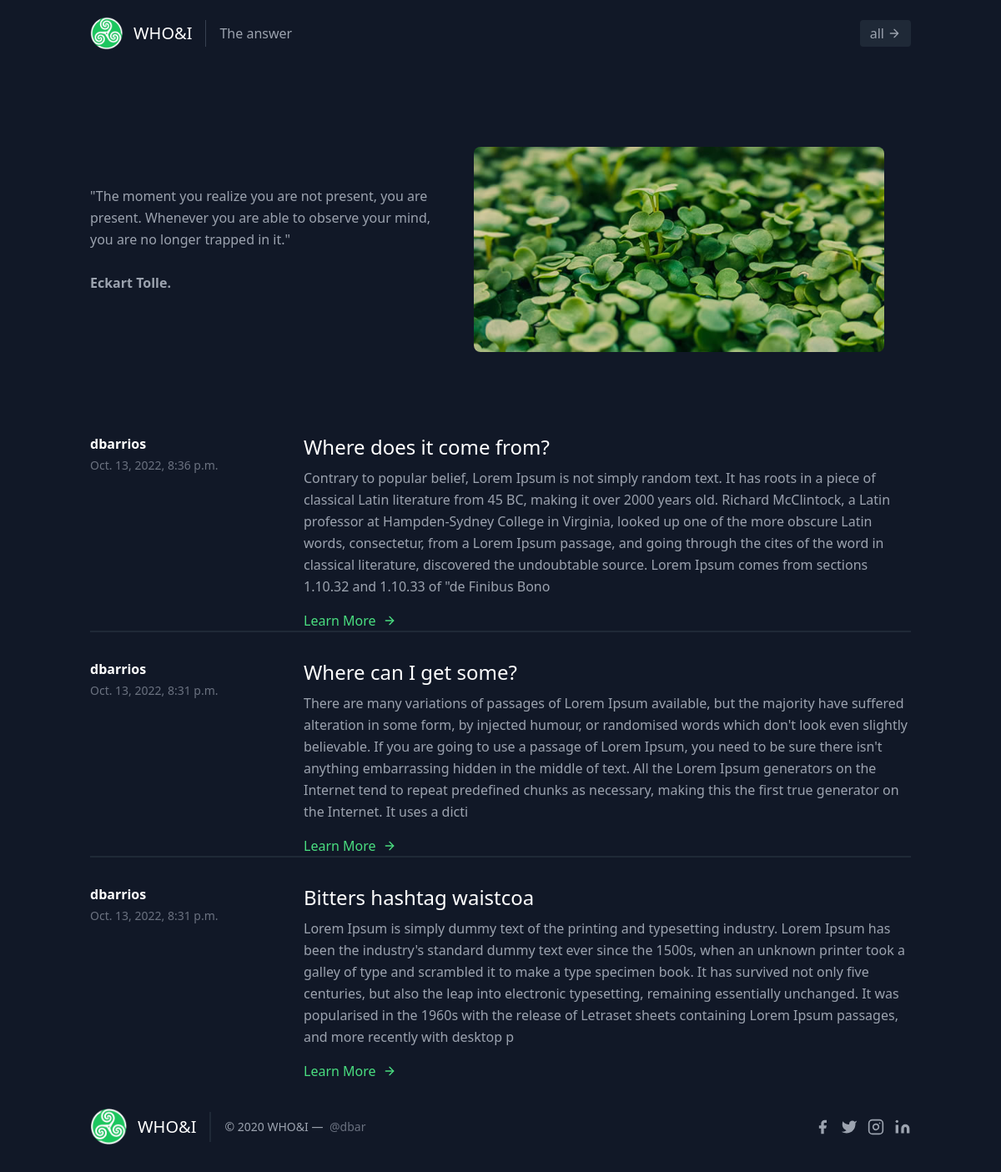
The page / on the database its author committed.
### whoapp/models.py (models this page shows, shortened)
class Post(models.Model):
    title = models.CharField(max_length=200, unique=True)
    slug = models.SlugField(max_length=200, unique=True)
    author = models.ForeignKey(User, on_delete= models.CASCADE,related_name='blog_posts')
    updated_on = models.DateTimeField(auto_now= True)
    content = models.TextField()
    created_on = models.DateTimeField(auto_now_add=True)
    status = models.IntegerField(choices=STATUS, default=0)
    class Meta:
        ordering = ['-created_on']

### whoapp/views.py (the view)
# urls.py: path('', views.PostList.as_view(), name='home'),
class PostList(generic.ListView):
    queryset = Post.objects.filter(status=1).order_by('-created_on')
    template_name = 'whoapp/index.html'

### whoapp/templates/whoapp/index.html
{% extends "base.html" %}
{% load static %}
{% block content %}
<section class="text-gray-400 bg-gray-900 body-font">
  <div class="container px-5 py-24 mx-auto flex flex-wrap">
    <div class="flex flex-wrap -mx-4 mt-auto mb-auto lg:w-1/2 sm:w-2/3 content-start sm:pr-10">
      <div class="w-full sm:p-4 px-4 mb-6">
        <div class="leading-relaxed"><blockquote>"The moment you realize you are not present, you are present. Whenever you are able to observe your mind, you are no longer trapped in it."</blockquote><br><b>Eckart Tolle.</b></div>
      </div>
    </div>
    <div class="lg:w-1/2 sm:w-1/3 w-full rounded-lg overflow-hidden mt-6 sm:mt-0">
      <img class="object-cover object-center w-full h-full" src="{% static "img/article1.jpg" %}" alt="stats">
    </div>
  </div>
</section>
<section class="text-gray-400 bg-gray-900 body-font overflow-hidden">
    <div class="container px-5  mx-auto">
        {% for post in post_list %}
      <div class="-my-8 divide-y-2 divide-gray-800 border-t-2 border-gray-800">
        <div class="py-8 flex flex-wrap md:flex-nowrap">
          <div class="md:w-64 md:mb-0 mb-6 flex-shrink-0 flex flex-col">
            <span class="font-semibold title-font text-white">{{ post.author }}</span>
            <span class="mt-1 text-gray-500 text-sm">{{ post.created_on}}</span>
          </div>
          <div class="md:flex-grow">
            <h2 class="text-2xl font-medium text-white title-font mb-2">{{ post.title }}</h2>
            <p class="leading-relaxed">{{post.content|slice:":500" }}</p>
            <a href="{% url 'post_detail' post.slug  %}"class="text-green-400 inline-flex items-center mt-4">Learn More
              <svg class="w-4 h-4 ml-2" viewBox="0 0 24 24" stroke="currentColor" stroke-width="2" fill="none" stroke-linecap="round" stroke-linejoin="round">
                <path d="M5 12h14"></path>
                <path d="M12 5l7 7-7 7"></path>
              </svg>
            </a>
          </div>
        </div>
      </div>
      {% endfor %}
    </div>
  </section>
{%endblock%}

### templates/base.html (shortened to what this page needs)
{% load static %}
<!DOCTYPE html>
<html>
    <head>
        <script src="https://cdn.tailwindcss.com"></script>
    </head>
    <body>
        <header class="text-gray-400 bg-gray-900 body-font">
            <div class="container mx-auto flex flex-wrap p-5 flex-col md:flex-row items-center">
              <a href="{% url 'home'%}" class="flex title-font font-medium items-center text-white mb-4 md:mb-0">
                <img src="{% static "img/logo.svg" %}" width="40" alt="logo WHO&I" class="img-fluid">
         <span class="ml-3 text-xl">WHO&I</span>
              </a>
              <nav class="md:mr-auto md:ml-4 md:py-1 md:pl-4 md:border-l md:border-gray-700	flex flex-wrap items-center text-base justify-center">
                <a href="{% url 'home'%}" class="mr-5 hover:text-white">The answer</a>
              </nav>
               <button class="inline-flex items-center bg-gray-800 border-0 py-1 px-3 focus:outline-none hover:bg-gray-700 rounded text-base mt-4 md:mt-0"><a href="{% url 'home'%}">all</a>
                <svg fill="none" stroke="currentColor" stroke-linecap="round" stroke-linejoin="round" stroke-width="2" class="w-4 h-4 ml-1" viewBox="0 0 24 24">
                  <path d="M5 12h14M12 5l7 7-7 7"></path>
                </svg>
              </button>
            </div>
          </header>
        {% block content %}{% endblock content %}
        <footer class="text-gray-400 bg-gray-900 body-font">
            <div class="container px-5 py-8  mx-auto flex items-center sm:flex-row flex-col">
              <a class="flex title-font font-medium items-center md:justify-start justify-center text-white">
                <img src="{% static "img/logo.svg" %}" width="45" height="45" alt="logo WHO&I" class="img-fluid">
                <span class="ml-3 text-xl">WHO&I</span>
              </a>
              <p class="text-sm text-gray-400 sm:ml-4 sm:pl-4 sm:border-l-2 sm:border-gray-800 sm:py-2 sm:mt-0 mt-4">© 2020 WHO&I —
                <a href="https://twitter.com/knyttneve" class="text-gray-500 ml-1" target="_blank" rel="noopener noreferrer">@dbar</a>
              </p>
              <span class="inline-flex sm:ml-auto sm:mt-0 mt-4 justify-center sm:justify-start">
                <a class="text-gray-400">
                  <svg fill="currentColor" stroke-linecap="round" stroke-linejoin="round" stroke-width="2" class="w-5 h-5" viewBox="0 0 24 24">
                    <path d="M18 2h-3a5 5 0 00-5 5v3H7v4h3v8h4v-8h3l1-4h-4V7a1 1 0 011-1h3z"></path>
                  </svg>
                </a>
                <a class="ml-3 text-gray-400">
                  <svg fill="currentColor" stroke-linecap="round" stroke-linejoin="round" stroke-width="2" class="w-5 h-5" viewBox="0 0 24 24">
                    <path d="M23 3a10.9 10.9 0 01-3.14 1.53 4.48 4.48 0 00-7.86 3v1A10.66 10.66 0 013 4s-4 9 5 13a11.64 11.64 0 01-7 2c9 5 20 0 20-11.5a4.5 4.5 0 00-.08-.83A7.72 7.72 0 0023 3z"></path>
                  </svg>
                </a>
                <a class="ml-3 text-gray-400">
                  <svg fill="none" stroke="currentColor" stroke-linecap="round" stroke-linejoin="round" stroke-width="2" class="w-5 h-5" viewBox="0 0 24 24">
                    <rect width="20" height="20" x="2" y="2" rx="5" ry="5"></rect>
                    <path d="M16 11.37A4 4 0 1112.63 8 4 4 0 0116 11.37zm1.5-4.87h.01"></path>
                  </svg>
                </a>
                <a class="ml-3 text-gray-400">
                  <svg fill="currentColor" stroke="currentColor" stroke-linecap="round" stroke-linejoin="round" stroke-width="0" class="w-5 h-5" viewBox="0 0 24 24">
                    <path stroke="none" d="M16 8a6 6 0 016 6v7h-4v-7a2 2 0 00-2-2 2 2 0 00-2 2v7h-4v-7a6 6 0 016-6zM2 9h4v12H2z"></path>
                    <circle cx="4" cy="4" r="2" stroke="none"></circle>
                  </svg>
                </a>
              </span>
            </div>
          </footer>
    </body>
</html>

### rows shown on the page
Post: author "dbarrios", created_on "Oct. 13, 2022, 8:36 p.m.", title "Where does it come from?", content "Contrary to popular belief, Lorem Ipsum is not simply random text. It has roots in a piece of classical Latin literature from 45 BC, making it over 2000 years old. Richard McClintock, a Latin professor at Hampden-Sydney College in Virginia, looked up one of the more obscure Latin words, consectetur, from a Lorem Ipsum passage, and going through the cites of the word in classical literature, discovered the undoubtable source. Lorem Ipsum comes from sections 1.10.32 and 1.10.33 of \"de Finibus Bono"
Post: author "dbarrios", created_on "Oct. 13, 2022, 8:31 p.m.", title "Where can I get some?", content "There are many variations of passages of Lorem Ipsum available, but the majority have suffered alteration in some form, by injected humour, or randomised words which don't look even slightly believable. If you are going to use a passage of Lorem Ipsum, you need to be sure there isn't anything embarrassing hidden in the middle of text. All the Lorem Ipsum generators on the Internet tend to repeat predefined chunks as necessary, making this the first true generator on the Internet. It uses a dicti"
Post: author "dbarrios", created_on "Oct. 13, 2022, 8:31 p.m.", title "Bitters hashtag waistcoa", content "Lorem Ipsum is simply dummy text of the printing and typesetting industry. Lorem Ipsum has been the industry's standard dummy text ever since the 1500s, when an unknown printer took a galley of type and scrambled it to make a type specimen book. It has survived not only five centuries, but also the leap into electronic typesetting, remaining essentially unchanged. It was popularised in the 1960s with the release of Letraset sheets containing Lorem Ipsum passages, and more recently with desktop p"
